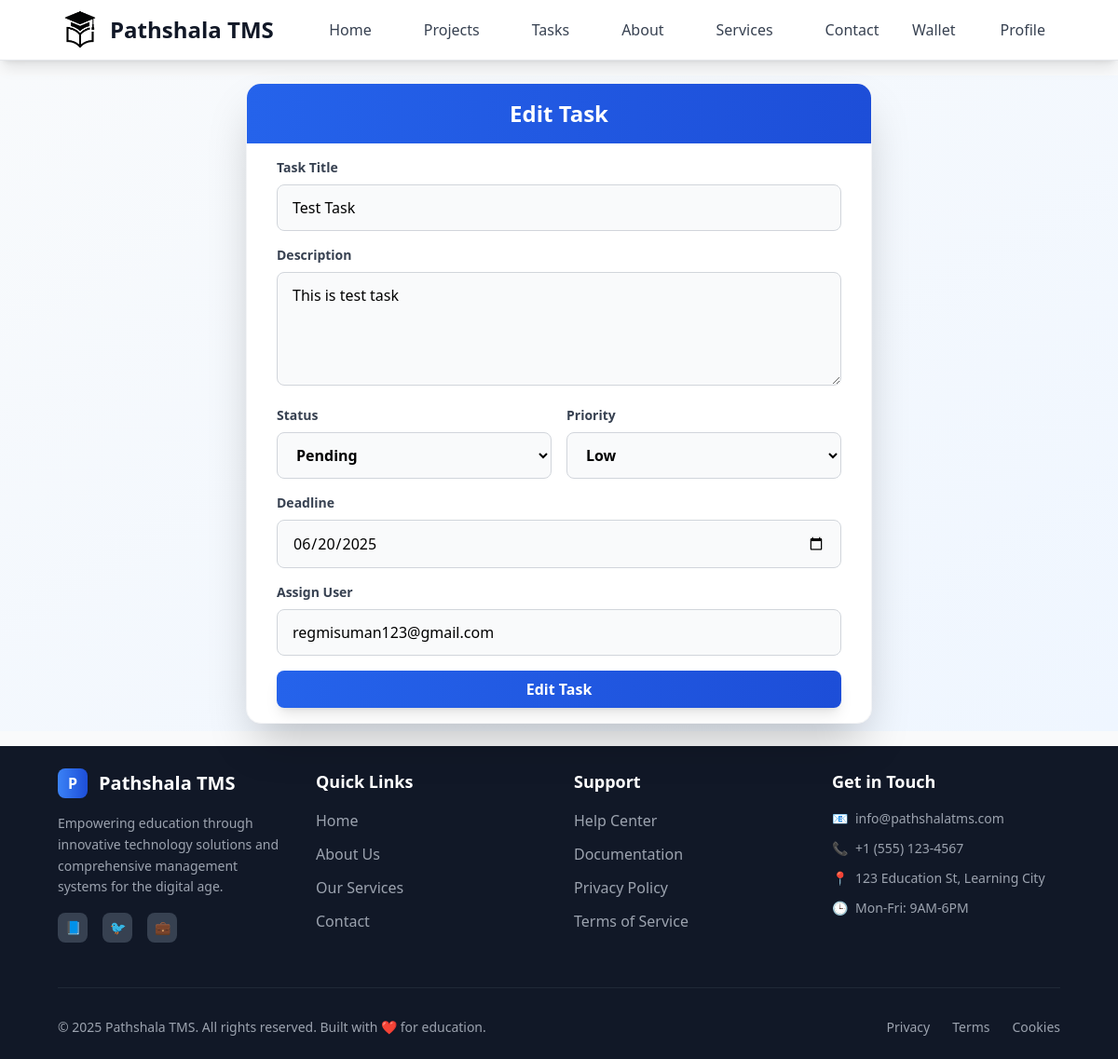
The page /employer/edit-task/2/ (signed in) on the database its author committed.
### tasks/models.py (models this page shows)
class Task(models.Model):
    class StatusOptions(models.TextChoices):
        PENDING = "Pending", "Pending"
        IN_PROGRESS = "In Progress", "In Progress"
        COMPLETED = "Completed", "Completed"
        CANCELED = "Canceled", "Canceled"
    class TaskPriorityOptions(models.TextChoices):
        LOW = "Low", "Low"
        MEDIUM = "Medium", "Medium"
        HIGH = "High", "High"
    title = models.CharField(max_length=30)
    description = models.TextField(null=True, blank=True)
    user = models.ForeignKey(User, on_delete=models.CASCADE, related_name="tasks")
    project = models.ForeignKey(Project, on_delete=models.CASCADE)
    assigned_user = models.ForeignKey( User, on_delete=models.SET_NULL, related_name="assigned_tasks", null=True, blank=True)
    status = models.CharField(choices=StatusOptions, default=StatusOptions.PENDING, max_length=30)
    priority = models.CharField (choices=TaskPriorityOptions, default=TaskPriorityOptions.LOW, max_length=6)
    deadline = models.DateField(null=True, blank=True)
    created_at = models.DateTimeField(auto_now_add=True, editable=False)
    updated_at = models.DateTimeField(auto_now=True, editable=False)
    attachment = models.FileField(blank=True, null=True, upload_to=attachment_path)

### tasks/views.py (the view)
# urls.py: path("edit-task/<int:id>/", editTaskPage),
@login_required(login_url="/login")
def editTaskPage(request, id):
    task = Task.objects.get(pk=id)
    if request.user.profile.role == "employer":
        return render(request, "pages/employer/project/task/edit_task.html", {"task": task})
    else:
        return redirect("/")

### templates/pages/employer/project/task/edit_task.html (shortened to what this page needs)
{% extends 'layouts/main.html' %}
{% block content %}
  <div class="flex items-center justify-center p-2 my-4">
    <div class="w-full max-w-2xl">
      <form method="POST" action="/employer/update-task/{{task.id}}" enctype="multipart/form-data" class="bg-white shadow-2xl rounded-2xl border border-gray-100 overflow-hidden">
        <div class="bg-gradient-to-r from-blue-600 to-blue-700 px-8 py-4 text-center">
          <h2 class="text-2xl font-bold text-white">Edit Task</h2>
        </div>
        <div class="px-8 py-4 space-y-4">
          <div class="space-y-2">
            <label for="title" class="block text-sm font-semibold text-gray-700">Task Title</label>
            <input type="text" value="{{task.title}}" id="title" name="title" class="w-full px-4 py-3 border border-gray-300 rounded-lg focus:ring-2 focus:ring-blue-500 focus:border-blue-500 transition-colors duration-200 bg-gray-50 focus:bg-white" placeholder="Enter Title" required />
          </div>
          <div class="space-y-2">
            <label for="description" class="block text-sm font-semibold text-gray-700">Description</label>
            <textarea type="text" rows="4" id="description" name="description" class="w-full px-4 py-3 border border-gray-300 rounded-lg focus:ring-2 focus:ring-blue-500 focus:border-blue-500 transition-colors duration-200 bg-gray-50 focus:bg-white" placeholder="Enter description">{{task.description}}</textarea>
          </div>
          <div class="grid grid-cols-2 gap-4">
          <div class="space-y-2">
            <label for="status" class="block text-sm font-semibold text-gray-700">Status</label>
            <select id="status" name="status" class="font-semibold w-full px-4 py-3 border border-gray-300 rounded-lg focus:ring-2 focus:ring-blue-500 focus:border-blue-500 transition-colors duration-200 bg-gray-50 focus:bg-white" required>
              <option class="text-white text-md font-bold bg-yellow-500" value="Pending">Pending</option>
            </select>
          </div>
          <div class="space-y-2">
            <label for="priority" class="block text-sm font-semibold text-gray-700">Priority</label>
            <select id="priority" name="priority" class="font-semibold w-full px-4 py-3 border border-gray-300 rounded-lg focus:ring-2 focus:ring-blue-500 focus:border-blue-500 transition-colors duration-200 bg-gray-50 focus:bg-white" required>
              <option class="text-white text-md font-bold bg-blue-600" value="Low">Low</option>
            </select>
          </div>
        </div>
            <div class="space-y-2">
              <label for="deadline" class="block text-sm font-semibold text-gray-700">Deadline</label>
              <input type="date" value="{{task.deadline|date:'Y-m-d'}}" id="deadline" name="deadline" class="w-full px-4 py-3 border border-gray-300 rounded-lg focus:ring-2 focus:ring-blue-500 focus:border-blue-500 transition-colors duration-200 bg-gray-50 focus:bg-white" />
            </div>
            <div class="space-y-2">
                <label for="assigned_user" class="block text-sm font-semibold text-gray-700">Assign User</label>
                <input type="email" value="{{task.assigned_user.email}}" id="assigned_user" name="assigned_user" class="w-full px-4 py-3 border border-gray-300 rounded-lg focus:ring-2 focus:ring-blue-500 focus:border-blue-500 transition-colors duration-200 bg-gray-50 focus:bg-white" placeholder="Enter email of user to assign" />
            </div>
          <button type="submit" class="w-full bg-gradient-to-r from-blue-600 to-blue-700 text-white py-2 px-4 rounded-lg font-semibold hover:from-blue-700 hover:to-blue-800 focus:outline-none focus:ring-2 focus:ring-blue-500 focus:ring-offset-2 transition-all duration-200 shadow-lg hover:shadow-xl transform hover:-translate-y-0.5">Edit Task</button>
        </div>
      </form>
    </div>
  </div>
{% endblock %}

### rows shown on the page
Task: title "Test Task", description "This is test task", deadline "06/20/2025", assigned_user "regmisuman123@gmail.com"
